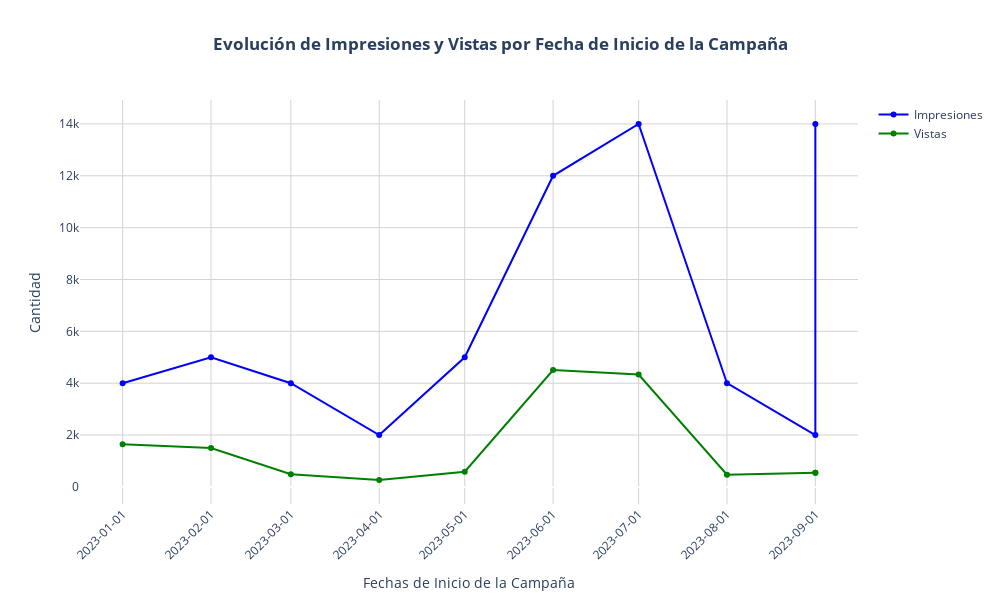

Here is the notebook cell this chart was saved with:
### Markdown cell above
<h4 style="color: #8B0000;">Análisis Temporal</h4>
Este análisis nos ayudará a ver cómo evoluciona el rendimiento a lo largo de diferentes campañas en el tiempo,
y para ello usaremos un gráfico de líneas:

### Code cell
import plotly.graph_objs as go
from datetime import datetime

# Preparar datos para el gráfico de líneas
fechas = []
impresiones = []
vistas = []

for anuncio in data:
    fecha_inicio = datetime.strptime(anuncio['fecha_inicio'], '%Y-%m-%d')
    fecha_final = datetime.strptime(anuncio['fecha_final'], '%Y-%m-%d')
    duracion_campana = (fecha_final - fecha_inicio).days
    fechas.append(fecha_inicio)
    vistas.append(int(anuncio['numero_vistas']))
    impresiones.append(int(anuncio['impresiones'].replace(' mil', '000')))

# Crear la figura interactiva con Plotly
fig = go.Figure()

# Añadir las líneas de impresiones y vistas con colores personalizados
fig.add_trace(go.Scatter(x=fechas, y=impresiones, mode='lines+markers', name='Impresiones', line=dict(color='blue')))
fig.add_trace(go.Scatter(x=fechas, y=vistas, mode='lines+markers', name='Vistas', line=dict(color='green')))

# Configurar diseño y etiquetas
fig.update_layout(
    title='<b>Evolución de Impresiones y Vistas por Fecha de Inicio de la Campaña</b>',
    title_x=0.5,  # Centrar el título
    xaxis_title='Fechas de Inicio de la Campaña',
    yaxis_title='Cantidad',
    xaxis_tickformat='%Y-%m-%d',
    xaxis_tickangle=-45,
    hovermode='x',
    width=1000,  # Ancho del gráfico
    height=600,  # Alto del gráfico
    plot_bgcolor='white' , # Color de fondo del gráfico
        xaxis=dict(showgrid=True, gridcolor='lightgray'),  # Mostrar cuadrículas en el eje x
    yaxis=dict(showgrid=True, gridcolor='lightgray')   # Mostrar cuadrículas en el eje y
)

# Mostrar la figura interactiva
fig.show()

### Figure 1 — Plotly figure (JSON) as saved in the notebook; plotly's stock layout.template omitted (floating-point values rounded to 4 significant figures)
{"data": [{"line": {"color": "blue"}, "mode": "lines+markers", "name": "Impresiones", "type": "scatter", "x": ["2023-01-01T00:00:00", "2023-02-01T00:00:00", "2023-03-01T00:00:00", "2023-04-01T00:00:00", "2023-05-01T00:00:00", "2023-06-01T00:00:00", "2023-07-01T00:00:00", "2023-08-01T00:00:00", "2023-09-01T00:00:00", "2023-09-01T00:00:00"], "y": [4000, 5000, 4000, 2000, 5000, 12000, 14000, 4000, 2000, 14000]}, {"line": {"color": "green"}, "mode": "lines+markers", "name": "Vistas", "type": "scatter", "x": ["2023-01-01T00:00:00", "2023-02-01T00:00:00", "2023-03-01T00:00:00", "2023-04-01T00:00:00", "2023-05-01T00:00:00", "2023-06-01T00:00:00", "2023-07-01T00:00:00", "2023-08-01T00:00:00", "2023-09-01T00:00:00", "2023-09-01T00:00:00"], "y": [1647, 1501, 490, 264, 585, 4509, 4335, 469, 541, 541]}], "layout": {"height": 600, "hovermode": "x", "plot_bgcolor": "white", "title": {"text": "<b>Evolución de Impresiones y Vistas por Fecha de Inicio de la Campaña</b>", "x": 0.5}, "width": 1000, "xaxis": {"autorange": true, "gridcolor": "lightgray", "range": ["2022-12-17 00:38:39.3365", "2023-09-15 23:21:20.6635"], "showgrid": true, "tickangle": -45, "tickformat": "%Y-%m-%d", "title": {"text": "Fechas de Inicio de la Campaña"}, "type": "date"}, "yaxis": {"autorange": true, "gridcolor": "lightgray", "range": [-661.9, 14930.0], "showgrid": true, "title": {"text": "Cantidad"}, "type": "linear"}}}
